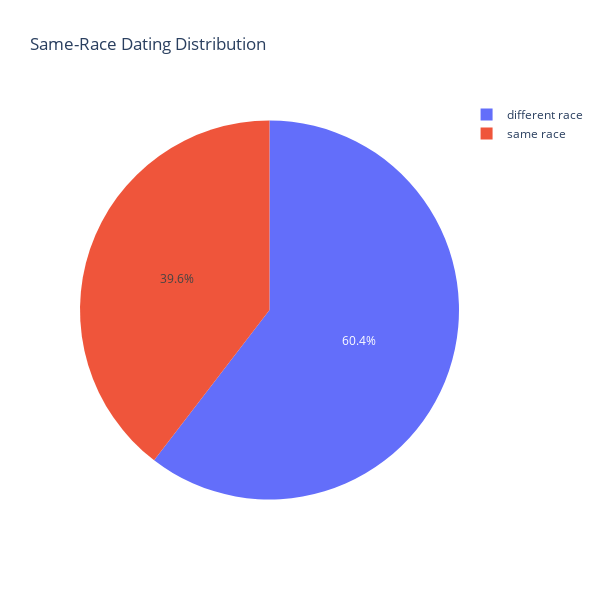

The code cell stored with this chart in its notebook:
### Code cell
fig = px.pie(
    values=samerace_df.value_counts(),
    names=samerace_df.unique(),
    title='Same-Race Dating Distribution',
    height = 600,
    width = 600
)

fig.show()

### Figure 1 — Plotly figure (JSON) as saved in the notebook; plotly's stock layout.template omitted (floating-point values rounded to 4 significant figures)
{"data": [{"domain": {"x": [0, 1], "y": [0, 1]}, "hovertemplate": "label=%{label}<br>value=%{value}<extra></extra>", "labels": ["different race", "same race"], "legendgroup": "", "name": "", "showlegend": true, "type": "pie", "values": [5062, 3316]}], "layout": {"height": 600, "legend": {"tracegroupgap": 0}, "title": {"text": "Same-Race Dating Distribution"}, "width": 600}}
